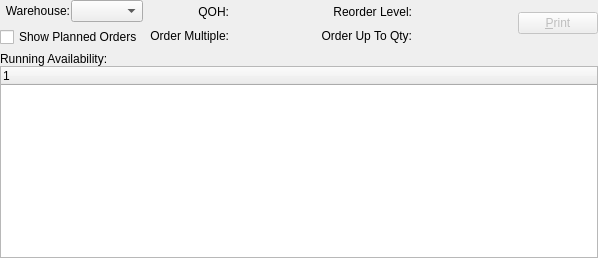
      <widget class="QWidget" name="running" >
       <attribute name="title" >
        <string>Running</string>
       </attribute>
       <layout class="QVBoxLayout" >
        <property name="margin" >
         <number>0</number>
        </property>
        <property name="spacing" >
         <number>5</number>
        </property>
        <item>
         <layout class="QHBoxLayout" >
          <property name="margin" >
           <number>0</number>
          </property>
          <property name="spacing" >
           <number>5</number>
          </property>
          <item>
           <layout class="QHBoxLayout" >
            <property name="margin" >
             <number>0</number>
            </property>
            <property name="spacing" >
             <number>7</number>
            </property>
            <item>
             <layout class="QVBoxLayout" >
              <property name="margin" >
               <number>0</number>
              </property>
              <property name="spacing" >
               <number>0</number>
              </property>
              <item>
               <layout class="QVBoxLayout" >
                <property name="margin" >
                 <number>0</number>
                </property>
                <property name="spacing" >
                 <number>5</number>
                </property>
                <item>
                 <layout class="QHBoxLayout" >
                  <property name="margin" >
                   <number>0</number>
                  </property>
                  <property name="spacing" >
                   <number>0</number>
                  </property>
                  <item>
                   <layout class="QHBoxLayout" >
                    <property name="margin" >
                     <number>0</number>
                    </property>
                    <property name="spacing" >
                     <number>1</number>
                    </property>
                    <item>
                     <widget class="QLabel" name="_warehouseLit" >
                      <property name="text" >
                       <string>Warehouse:</string>
                      </property>
                      <property name="alignment" >
                       <set>Qt::AlignRight|Qt::AlignTrailing|Qt::AlignVCenter</set>
                      </property>
                     </widget>
                    </item>
                    <item>
                     <widget class="WComboBox" name="_warehouse" />
                    </item>
                   </layout>
                  </item>
                  <item>
                   <spacer>
                    <property name="orientation" >
                     <enum>Qt::Horizontal</enum>
                    </property>
                    <property name="sizeType" >
                     <enum>QSizePolicy::Preferred</enum>
                    </property>
                    <property name="sizeHint" >
                     <size>
                      <width>0</width>
                      <height>20</height>
                     </size>
                    </property>
                   </spacer>
                  </item>
                 </layout>
                </item>
                <item>
                 <widget class="XCheckBox" name="_showPlanned" >
                  <property name="text" >
                   <string>Show Planned Orders</string>
                  </property>
                 </widget>
                </item>
               </layout>
              </item>
              <item>
               <spacer>
                <property name="orientation" >
                 <enum>Qt::Vertical</enum>
                </property>
                <property name="sizeType" >
                 <enum>QSizePolicy::Preferred</enum>
                </property>
                <property name="sizeHint" >
                 <size>
                  <width>10</width>
                  <height>0</height>
                 </size>
                </property>
               </spacer>
              </item>
             </layout>
            </item>
            <item>
             <layout class="QHBoxLayout" >
              <property name="margin" >
               <number>0</number>
              </property>
              <property name="spacing" >
               <number>5</number>
              </property>
              <item>
               <layout class="QVBoxLayout" >
                <property name="margin" >
                 <number>0</number>
                </property>
                <property name="spacing" >
                 <number>0</number>
                </property>
                <item>
                 <widget class="QLabel" name="_qohLit" >
                  <property name="text" >
                   <string>QOH:</string>
                  </property>
                  <property name="alignment" >
                   <set>Qt::AlignRight|Qt::AlignTrailing|Qt::AlignVCenter</set>
                  </property>
                 </widget>
                </item>
                <item>
                 <widget class="QLabel" name="_orderMultipleLit" >
                  <property name="text" >
                   <string>Order Multiple:</string>
                  </property>
                  <property name="alignment" >
                   <set>Qt::AlignRight|Qt::AlignTrailing|Qt::AlignVCenter</set>
                  </property>
                 </widget>
                </item>
               </layout>
              </item>
              <item>
               <layout class="QVBoxLayout" >
                <property name="margin" >
                 <number>0</number>
                </property>
                <property name="spacing" >
                 <number>0</number>
                </property>
                <item>
                 <widget class="QLabel" name="_qoh" >
                  <property name="minimumSize" >
                   <size>
                    <width>80</width>
                    <height>0</height>
                   </size>
                  </property>
                  <property name="alignment" >
                   <set>Qt::AlignRight|Qt::AlignTrailing|Qt::AlignVCenter</set>
                  </property>
                 </widget>
                </item>
                <item>
                 <widget class="QLabel" name="_orderMultiple" >
                  <property name="minimumSize" >
                   <size>
                    <width>80</width>
                    <height>0</height>
                   </size>
                  </property>
                  <property name="alignment" >
                   <set>Qt::AlignRight|Qt::AlignTrailing|Qt::AlignVCenter</set>
                  </property>
                 </widget>
                </item>
               </layout>
              </item>
             </layout>
            </item>
            <item>
             <layout class="QHBoxLayout" >
              <property name="margin" >
               <number>0</number>
              </property>
              <property name="spacing" >
               <number>5</number>
              </property>
              <item>
               <layout class="QVBoxLayout" >
                <property name="margin" >
                 <number>0</number>
                </property>
                <property name="spacing" >
                 <number>0</number>
                </property>
                <item>
                 <widget class="QLabel" name="_reorderLevelLit" >
                  <property name="text" >
                   <string>Reorder Level:</string>
                  </property>
                  <property name="alignment" >
                   <set>Qt::AlignRight|Qt::AlignTrailing|Qt::AlignVCenter</set>
                  </property>
                 </widget>
                </item>
                <item>
                 <widget class="QLabel" name="_orderToQtyLit" >
                  <property name="text" >
                   <string>Order Up To Qty:</string>
                  </property>
                  <property name="alignment" >
                   <set>Qt::AlignRight|Qt::AlignTrailing|Qt::AlignVCenter</set>
                  </property>
                 </widget>
                </item>
               </layout>
              </item>
              <item>
               <layout class="QVBoxLayout" >
                <property name="margin" >
                 <number>0</number>
                </property>
                <property name="spacing" >
                 <number>0</number>
                </property>
                <item>
                 <widget class="QLabel" name="_reorderLevel" >
                  <property name="minimumSize" >
                   <size>
                    <width>80</width>
                    <height>0</height>
                   </size>
                  </property>
                  <property name="alignment" >
                   <set>Qt::AlignRight|Qt::AlignTrailing|Qt::AlignVCenter</set>
                  </property>
                 </widget>
                </item>
                <item>
                 <widget class="QLabel" name="_orderToQty" >
                  <property name="minimumSize" >
                   <size>
                    <width>80</width>
                    <height>0</height>
                   </size>
                  </property>
                  <property name="alignment" >
                   <set>Qt::AlignRight|Qt::AlignTrailing|Qt::AlignVCenter</set>
                  </property>
                 </widget>
                </item>
               </layout>
              </item>
             </layout>
            </item>
           </layout>
          </item>
          <item>
           <layout class="QHBoxLayout" >
            <property name="margin" >
             <number>0</number>
            </property>
            <property name="spacing" >
             <number>0</number>
            </property>
            <item>
             <spacer>
              <property name="orientation" >
               <enum>Qt::Horizontal</enum>
              </property>
              <property name="sizeType" >
               <enum>QSizePolicy::Expanding</enum>
              </property>
              <property name="sizeHint" >
               <size>
                <width>16</width>
                <height>20</height>
               </size>
              </property>
             </spacer>
            </item>
            <item>
             <layout class="QVBoxLayout" >
              <property name="margin" >
               <number>0</number>
              </property>
              <property name="spacing" >
               <number>0</number>
              </property>
              <item>
               <widget class="QPushButton" name="_runPrint" >
                <property name="enabled" >
                 <bool>false</bool>
                </property>
                <property name="text" >
                 <string>&amp;Print</string>
                </property>
                <property name="shortcut" >
                 <string>Alt+P</string>
                </property>
               </widget>
              </item>
              <item>
               <spacer>
                <property name="orientation" >
                 <enum>Qt::Vertical</enum>
                </property>
                <property name="sizeType" >
                 <enum>QSizePolicy::Preferred</enum>
                </property>
                <property name="sizeHint" >
                 <size>
                  <width>20</width>
                  <height>0</height>
                 </size>
                </property>
               </spacer>
              </item>
             </layout>
            </item>
           </layout>
          </item>
         </layout>
        </item>
        <item>
         <layout class="QVBoxLayout" >
          <property name="margin" >
           <number>0</number>
          </property>
          <property name="spacing" >
           <number>0</number>
          </property>
          <item>
           <widget class="QLabel" name="_runningAvailabilityLit" >
            <property name="text" >
             <string>Running Availability:</string>
            </property>
           </widget>
          </item>
          <item>
           <widget class="XTreeWidget" name="_availability" />
          </item>
         </layout>
        </item>
       </layout>
      </widget>
